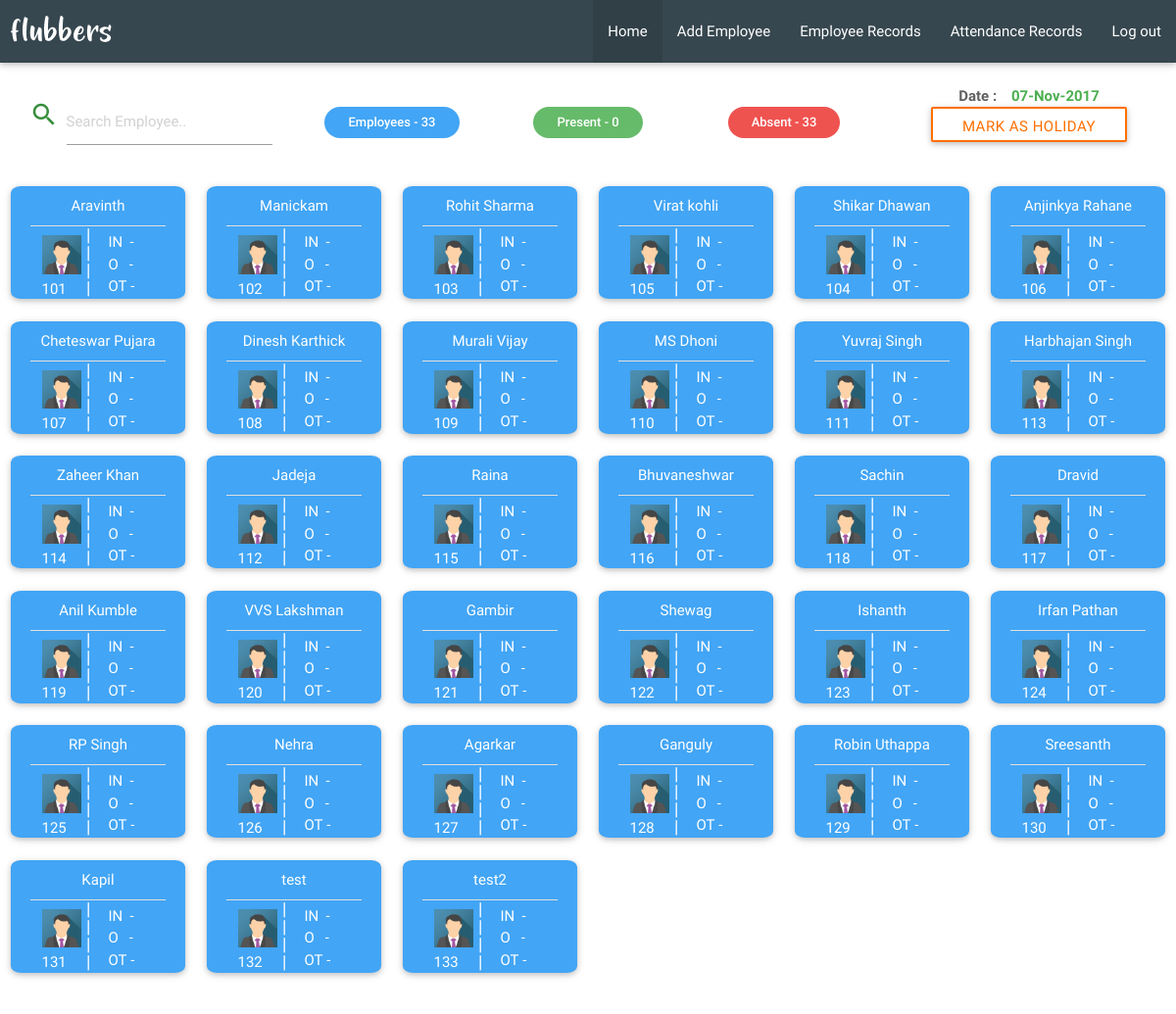
The app's page /viewAttendance.php (signed in) with its own data.
### tables this page shows
CREATE TABLE IF NOT EXISTS `employee` (
  `id` int(11) NOT NULL AUTO_INCREMENT,
  `emp_id` int(11) NOT NULL,
  `name` varchar(100) NOT NULL,
  `type` varchar(100) NOT NULL,
  `salary` int(11) NOT NULL,
  `phone` varchar(50) NOT NULL,
  `DOB` varchar(255) NOT NULL,
  `DOJ` varchar(255) NOT NULL,
  `address` varchar(200) NOT NULL,
  `status` int(11) NOT NULL DEFAULT '1',
  PRIMARY KEY (`id`)
);

### viewAttendance.php (the view, shortened to what this page needs)
<!DOCTYPE html PUBLIC "-//W3C//DTD XHTML 1.0 Transitional//EN" "http://www.w3.org/TR/xhtml1/DTD/xhtml1-transitional.dtd">
<html xmlns="http://www.w3.org/1999/xhtml">
<head>
    <link type="text/css" rel="stylesheet" href="materialize/css/materialize.min.css"  media="screen,projection"/>
</head>
<body>
  <nav>
    <div class="nav-wrapper blue-grey darken-3">
      <a href="index.php" class="brand-logo helloFont1">Flubbers</a>
      <ul class="right hide-on-med-and-down">
        <li class="active"><a href="viewAttendance.php">Home</a></li>
        <li><a href="addEmployee.php">Add Employee</a></li>
        <li><a href="employeeRecords.php">Employee Records</a></li>
        <li><a href="attendanceRecords.php">Attendance Records</a></li>
        <li><a href="logout.php">Log out</a></li>
      </ul>
    </div>
  </nav>
  <div class="row" align="center">
<?php
   include("DB/db.php");
   $current_display_date = date("d-M-Y");
   $current_date = date("Y-m-d");
   $query = "select * from attendance where date='".$current_date."'";
   $exe = mysqli_query($conn,$query);
   $noPresent = mysqli_num_rows($exe);
   $query = "select * from employee where status=1";
   $exe = mysqli_query($conn,$query);
   $noOfEmployees = mysqli_num_rows($exe);
   $noAbsent = $noOfEmployees-$noPresent;
   $queryHoliday = "select * from holidays where date='".$current_date."'";
   $exeHoliday = mysqli_query($conn,$queryHoliday);
   if(mysqli_num_rows($exeHoliday) > 0) {
      $isHoliday = "true";
      $noAbsent = 0;
      $noPresent = 0;
   }
   else {
      $isHoliday = "false";
   }
?>
    <div class="col s12 m3 l3">
      <br/>
      <div class="input-field col s12">
        <i class="material-icons prefix green-text text-darken-2">search</i>
        <input type="text" name="myInput" placeholder="Search Employee.." id="myInput"
          onkeyup="myFunction(<?php echo $noOfEmployees; ?>)" class="blue-grey-text text-darken-3">
      </div>
    </div>
    <div class="col s12 m2 l2">
      <br/><br/>
      <div class="chip blue lighten-1 white-text" id="empTotal" style="padding: 0 24px;" data-val="<?php echo $noOfEmployees; ?>">
        Employees - <?php echo $noOfEmployees; ?>
      </div>
    </div>
    <div class="col s12 m2 l2">
      <br/><br/>
      <div class="chip green lighten-1 white-text" id="empPresent" style="padding: 0 24px;" data-val="<?php echo $noPresent; ?>">
        Present - <?php echo $noPresent; ?>
      </div>
    </div>
    <div class="col s12 m2 l2">
      <br/><br/>
      <div class="chip red lighten-1 white-text" id="empAbsent" style="padding: 0 24px;" data-val="<?php echo $noAbsent; ?>">
        Absent - <?php echo $noAbsent; ?>
      </div>
    </div>
    <div class="col s12 m3 l3">
      <br/>
      <label class="grey-text text-darken-2" style="font-size: 15px;"><b>Date : </b></label>&nbsp;&nbsp;&nbsp;<label class="green-text" style="font-size: 15px;"><b><?php echo $current_display_date; ?></b></label>
      <br/>
        <?php
          if($isHoliday=="false") {
        ?>
      <button class="white amber-text text-darken-4 btn" onclick="markHoliday(this,<?php echo $noOfEmployees; ?>);" data="holiday" data-date="<?php echo $current_date; ?>" style="border: solid 2px #ff6f00;">MARK AS HOLIDAY</button>
        <?php
          }
          else {
        ?>
      <button class="white  blue-grey-text text-darken-2 btn" onclick="markHoliday(this,<?php echo $noOfEmployees; ?>);" data="working" data-date="<?php echo $current_date; ?>" style="border: solid 2px #455a64 ;">MARK AS WORKING DAY</button>
        <?php
          }
        ?>
    </div>
  </div>
<?php
  if($isHoliday=="false") {
?>
  <div class="row" id="employeeRows">
<?php
  }
  else {
?>
  <div class="row" id="employeeRows" style="display: none;">
<?php
  }
?>
<?php
   $i = -1;
  while($employee = mysqli_fetch_assoc($exe))
    {
      $i++;
      $empId = $employee["emp_id"];
      $empStatus = "";
      $empColor = "";
      $empIN = "";
      $empOUT = "";
      $empOT = "";
   $empQuery = "select * from attendance where emp_id='".$empId."' and date='".$current_date."'";
   $empExe = mysqli_query($conn,$empQuery);
   if(mysqli_num_rows($empExe) > 0)
   {
      while($empRow = mysqli_fetch_assoc($empExe))
      {
            $empIN = $empRow['in_time'];
            $t1_explode = explode(":", $empIN);
            $empIN = $t1_explode[0].':'.$t1_explode[1];
            $empOUT = $empRow['out_time'];
            if($empOUT!="") {
              $t1_explode = explode(":", $empOUT);
              $empOUT = $t1_explode[0].':'.$t1_explode[1];
            }
            $empOT = $empRow['duration'];
            if($empOT!="") {
              $t1_explode = explode(":", $empOT);
              $empOT = $t1_explode[0].':'.$t1_explode[1];
            }
            if($empOUT=="") {
              $empStatus = "in";
              $empColor = "green";
            }
            else {
              $empStatus = "out";
              $empColor = "amber";
            }
      }
   }
   else {
      $empStatus = "ab";
      $empColor = "blue";
   }
?>
    <div class="col s12 m4 l2" id="<?php echo "employee".$i ?>" data="<?php echo $employee['name']; ?>">
      <div class="card <?php echo $empColor; ?> lighten-1"  id="<?php echo "emp".$i ?>" style="border-radius: 6%;height: 115px;cursor: pointer;" onclick="markAttendance(this);" data-status="<?php echo $empStatus; ?>" data-empId="<?php echo $employee['emp_id']; ?>">
        <div class="card-content white-text">
          <div class="row" align="center" style="line-height: 0">
            <p><?php echo $employee["name"]; ?></p>
          </div>
          <div class="divider"></div>
          <div class="row">
            <div class="col s2" style="line-height: 2;">
              <img src="images/img_avatar.png" alt="Avatar" style="width:40px;"><br/>
              <p><?php echo $employee["emp_id"]; ?></p>
            </div>
            <div class="col s1">
            </div>
            <div class="col s1" style="font-size: 18px;line-height : 1;">
              <p>|</p>
              <p>|</p>
              <p>|</p>
              <p>|</p>
            </div>
            <div class="col s6">
              <div class="divider" style="height: 5px;background-color :transparent;"></div>
              <div id="<?php echo 'attendanceStatus'.$employee['emp_id']; ?>">
                <P>IN&nbsp;&nbsp;-&nbsp;<?php echo $empIN; ?></P>
                <P>O&nbsp;&nbsp;&nbsp;-&nbsp;<?php echo $empOUT; ?></P>
                <P>OT&nbsp;-&nbsp;<?php echo $empOT; ?></P>
              </div>
            </div>
          </div>
        </div>
      </div>
    </div>
<?php
    }
?>
  </div>
</body>
</html>

### viewAttendance.php (style rules this page uses)
.helloFont1 { font-family:"Gumption lite"; }

### records on screen
employee: name "Aravinth", emp "101"
employee: name "Manickam", emp "102"
employee: name "Rohit Sharma", emp "103"
employee: name "Virat kohli", emp "105"
employee: name "Shikar Dhawan", emp "104"
employee: name "Anjinkya Rahane", emp "106"
employee: name "Cheteswar Pujara", emp "107"
employee: name "Dinesh Karthick", emp "108"
employee: name "Murali Vijay", emp "109"
employee: name "MS Dhoni", emp "110"
employee: name "Yuvraj Singh", emp "111"
employee: name "Harbhajan Singh", emp "113"
employee: name "Zaheer Khan", emp "114"
employee: name "Jadeja", emp "112"
employee: name "Raina", emp "115"
employee: name "Bhuvaneshwar", emp "116"
employee: name "Sachin", emp "118"
employee: name "Dravid", emp "117"
employee: name "Anil Kumble", emp "119"
employee: name "VVS Lakshman", emp "120"
employee: name "Gambir", emp "121"
employee: name "Shewag", emp "122"
employee: name "Ishanth", emp "123"
employee: name "Irfan Pathan", emp "124"
employee: name "RP Singh", emp "125"
employee: name "Nehra", emp "126"
employee: name "Agarkar", emp "127"
employee: name "Ganguly", emp "128"
employee: name "Robin Uthappa", emp "129"
employee: name "Sreesanth", emp "130"
employee: name "Kapil", emp "131"
employee: name "test", emp "132"
employee: name "test2", emp "133"

### other values on screen
$noOfEmployees "33"
$noPresent "0"
$noAbsent "33"
